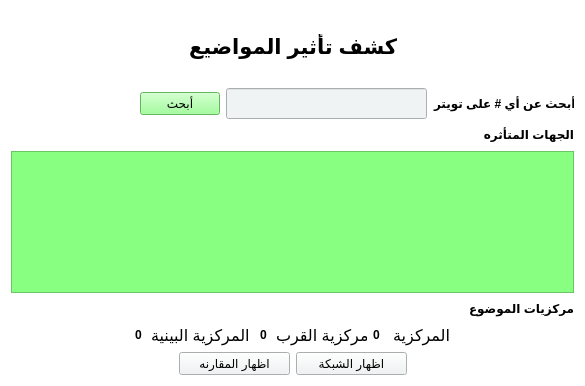
<?xml version="1.0" encoding="UTF-8"?>
<ui version="4.0">
 <class>s</class>
 <widget class="QWidget" name="s">
  <property name="geometry">
   <rect>
    <x>0</x>
    <y>0</y>
    <width>585</width>
    <height>386</height>
   </rect>
  </property>
  <property name="windowTitle">
   <string>Form</string>
  </property>
  <property name="styleSheet">
   <string notr="true">background-color: rgb(255, 255, 255);</string>
  </property>
  <layout class="QHBoxLayout" name="horizontalLayout_7">
   <item>
    <layout class="QVBoxLayout" name="verticalLayout">
     <item>
      <layout class="QHBoxLayout" name="horizontalLayout_2">
       <item>
        <spacer name="horizontalSpacer_2">
         <property name="orientation">
          <enum>Qt::Horizontal</enum>
         </property>
         <property name="sizeHint" stdset="0">
          <size>
           <width>178</width>
           <height>20</height>
          </size>
         </property>
        </spacer>
       </item>
       <item>
        <widget class="QLabel" name="label">
         <property name="minimumSize">
          <size>
           <width>201</width>
           <height>71</height>
          </size>
         </property>
         <property name="text">
          <string>&lt;html&gt;&lt;head/&gt;&lt;body&gt;&lt;p&gt;&lt;span style=&quot; font-size:16pt; font-weight:600;&quot;&gt;كشف تأثير المواضيع&lt;/span&gt;&lt;/p&gt;&lt;/body&gt;&lt;/html&gt;</string>
         </property>
        </widget>
       </item>
       <item>
        <spacer name="horizontalSpacer">
         <property name="orientation">
          <enum>Qt::Horizontal</enum>
         </property>
         <property name="sizeHint" stdset="0">
          <size>
           <width>168</width>
           <height>20</height>
          </size>
         </property>
        </spacer>
       </item>
      </layout>
     </item>
     <item>
      <layout class="QHBoxLayout" name="horizontalLayout">
       <item>
        <spacer name="horizontalSpacer_5">
         <property name="orientation">
          <enum>Qt::Horizontal</enum>
         </property>
         <property name="sizeHint" stdset="0">
          <size>
           <width>208</width>
           <height>20</height>
          </size>
         </property>
        </spacer>
       </item>
       <item>
        <widget class="QPushButton" name="pushButton">
         <property name="styleSheet">
          <string notr="true">background-color: rgb(137, 255, 129);</string>
         </property>
         <property name="text">
          <string>أبحث</string>
         </property>
        </widget>
       </item>
       <item>
        <widget class="QLineEdit" name="input">
         <property name="minimumSize">
          <size>
           <width>201</width>
           <height>31</height>
          </size>
         </property>
         <property name="toolTip">
          <string>&lt;html&gt;&lt;head/&gt;&lt;body&gt;&lt;p&gt; sjnsjjsd&lt;/p&gt;&lt;/body&gt;&lt;/html&gt;</string>
         </property>
         <property name="styleSheet">
          <string notr="true">background-color: rgb(239, 243, 244);
gridline-color: rgb(239, 243, 244);
border-color: rgb(239, 243, 244);
</string>
         </property>
         <property name="text">
          <string/>
         </property>
        </widget>
       </item>
       <item>
        <widget class="QLabel" name="label_7">
         <property name="minimumSize">
          <size>
           <width>141</width>
           <height>20</height>
          </size>
         </property>
         <property name="text">
          <string>&lt;html&gt;&lt;head/&gt;&lt;body&gt;&lt;p align=&quot;right&quot;&gt;&lt;span style=&quot; font-weight:600;&quot;&gt;أبحث عن أي # على تويتر&lt;/span&gt;&lt;/p&gt;&lt;/body&gt;&lt;/html&gt;</string>
         </property>
        </widget>
       </item>
      </layout>
     </item>
     <item>
      <layout class="QHBoxLayout" name="horizontalLayout_3">
       <item>
        <spacer name="horizontalSpacer_3">
         <property name="orientation">
          <enum>Qt::Horizontal</enum>
         </property>
         <property name="sizeHint" stdset="0">
          <size>
           <width>448</width>
           <height>20</height>
          </size>
         </property>
        </spacer>
       </item>
       <item>
        <widget class="QLabel" name="label_6">
         <property name="minimumSize">
          <size>
           <width>101</width>
           <height>20</height>
          </size>
         </property>
         <property name="text">
          <string>&lt;html&gt;&lt;head/&gt;&lt;body&gt;&lt;p align=&quot;right&quot;&gt;&lt;span style=&quot; font-weight:600;&quot;&gt;الجهات المتأثره&lt;/span&gt;&lt;/p&gt;&lt;/body&gt;&lt;/html&gt;</string>
         </property>
        </widget>
       </item>
      </layout>
     </item>
     <item>
      <widget class="QScrollArea" name="scrollArea">
       <property name="minimumSize">
        <size>
         <width>561</width>
         <height>131</height>
        </size>
       </property>
       <property name="styleSheet">
        <string notr="true">background-color: rgb(137, 255, 129);</string>
       </property>
       <property name="widgetResizable">
        <bool>true</bool>
       </property>
       <widget class="QWidget" name="scrollAreaWidgetContents">
        <property name="geometry">
         <rect>
          <x>0</x>
          <y>0</y>
          <width>563</width>
          <height>130</height>
         </rect>
        </property>
       </widget>
      </widget>
     </item>
     <item>
      <layout class="QHBoxLayout" name="horizontalLayout_4">
       <item>
        <spacer name="horizontalSpacer_4">
         <property name="orientation">
          <enum>Qt::Horizontal</enum>
         </property>
         <property name="sizeHint" stdset="0">
          <size>
           <width>458</width>
           <height>20</height>
          </size>
         </property>
        </spacer>
       </item>
       <item>
        <widget class="QLabel" name="label_5">
         <property name="minimumSize">
          <size>
           <width>101</width>
           <height>20</height>
          </size>
         </property>
         <property name="text">
          <string>&lt;html&gt;&lt;head/&gt;&lt;body&gt;&lt;p align=&quot;right&quot;&gt;&lt;span style=&quot; font-weight:600;&quot;&gt;مركزيات الموضوع&lt;/span&gt;&lt;/p&gt;&lt;/body&gt;&lt;/html&gt;</string>
         </property>
        </widget>
       </item>
      </layout>
     </item>
     <item>
      <layout class="QHBoxLayout" name="horizontalLayout_5">
       <item>
        <spacer name="horizontalSpacer_10">
         <property name="orientation">
          <enum>Qt::Horizontal</enum>
         </property>
         <property name="sizeHint" stdset="0">
          <size>
           <width>88</width>
           <height>17</height>
          </size>
         </property>
        </spacer>
       </item>
       <item>
        <widget class="QLabel" name="dlabel_3">
         <property name="styleSheet">
          <string notr="true"/>
         </property>
         <property name="text">
          <string>&lt;html&gt;&lt;head/&gt;&lt;body&gt;&lt;p align=&quot;right&quot;&gt;&lt;span style=&quot; font-size:9pt; font-weight:600;&quot;&gt;0 &lt;/span&gt;&lt;/p&gt;&lt;/body&gt;&lt;/html&gt;</string>
         </property>
        </widget>
       </item>
       <item>
        <widget class="QLabel" name="label_3">
         <property name="minimumSize">
          <size>
           <width>101</width>
           <height>21</height>
          </size>
         </property>
         <property name="maximumSize">
          <size>
           <width>106</width>
           <height>21</height>
          </size>
         </property>
         <property name="text">
          <string>&lt;html&gt;&lt;head/&gt;&lt;body&gt;&lt;p align=&quot;right&quot;&gt;&lt;span style=&quot; font-size:12pt;&quot;&gt;المركزية البينية &lt;/span&gt;&lt;/p&gt;&lt;/body&gt;&lt;/html&gt;</string>
         </property>
        </widget>
       </item>
       <item>
        <widget class="QLabel" name="dlabel_2">
         <property name="styleSheet">
          <string notr="true"/>
         </property>
         <property name="text">
          <string>&lt;html&gt;&lt;head/&gt;&lt;body&gt;&lt;p align=&quot;right&quot;&gt;&lt;span style=&quot; font-size:9pt; font-weight:600;&quot;&gt;0 &lt;/span&gt;&lt;/p&gt;&lt;/body&gt;&lt;/html&gt;</string>
         </property>
        </widget>
       </item>
       <item>
        <widget class="QLabel" name="label_4">
         <property name="minimumSize">
          <size>
           <width>91</width>
           <height>21</height>
          </size>
         </property>
         <property name="maximumSize">
          <size>
           <width>91</width>
           <height>21</height>
          </size>
         </property>
         <property name="text">
          <string>&lt;html&gt;&lt;head/&gt;&lt;body&gt;&lt;p align=&quot;right&quot;&gt;&lt;span style=&quot; font-size:12pt;&quot;&gt;مركزية القرب&lt;/span&gt;&lt;/p&gt;&lt;/body&gt;&lt;/html&gt;</string>
         </property>
        </widget>
       </item>
       <item>
        <widget class="QLabel" name="dlabel">
         <property name="styleSheet">
          <string notr="true"/>
         </property>
         <property name="text">
          <string>&lt;html&gt;&lt;head/&gt;&lt;body&gt;&lt;p align=&quot;right&quot;&gt;&lt;span style=&quot; font-size:9pt; font-weight:600;&quot;&gt;0 &lt;/span&gt;&lt;/p&gt;&lt;/body&gt;&lt;/html&gt;</string>
         </property>
        </widget>
       </item>
       <item>
        <widget class="QLabel" name="label_2">
         <property name="minimumSize">
          <size>
           <width>61</width>
           <height>21</height>
          </size>
         </property>
         <property name="maximumSize">
          <size>
           <width>61</width>
           <height>21</height>
          </size>
         </property>
         <property name="text">
          <string>&lt;html&gt;&lt;head/&gt;&lt;body&gt;&lt;p align=&quot;right&quot;&gt;&lt;span style=&quot; font-size:12pt;&quot;&gt;المركزية&lt;/span&gt;&lt;/p&gt;&lt;/body&gt;&lt;/html&gt;</string>
         </property>
        </widget>
       </item>
       <item>
        <spacer name="horizontalSpacer_9">
         <property name="orientation">
          <enum>Qt::Horizontal</enum>
         </property>
         <property name="sizeHint" stdset="0">
          <size>
           <width>78</width>
           <height>17</height>
          </size>
         </property>
        </spacer>
       </item>
      </layout>
     </item>
     <item>
      <layout class="QHBoxLayout" name="horizontalLayout_6">
       <item>
        <spacer name="horizontalSpacer_7">
         <property name="orientation">
          <enum>Qt::Horizontal</enum>
         </property>
         <property name="sizeHint" stdset="0">
          <size>
           <width>158</width>
           <height>20</height>
          </size>
         </property>
        </spacer>
       </item>
       <item>
        <widget class="QPushButton" name="comapreButton">
         <property name="minimumSize">
          <size>
           <width>111</width>
           <height>23</height>
          </size>
         </property>
         <property name="styleSheet">
          <string notr="true">background-color: rgb(239, 243, 244);</string>
         </property>
         <property name="text">
          <string>اظهار المقارنه</string>
         </property>
        </widget>
       </item>
       <item>
        <widget class="QPushButton" name="networkButton">
         <property name="minimumSize">
          <size>
           <width>111</width>
           <height>23</height>
          </size>
         </property>
         <property name="styleSheet">
          <string notr="true">background-color: rgb(239, 243, 244);</string>
         </property>
         <property name="text">
          <string>اظهار الشبكة</string>
         </property>
        </widget>
       </item>
       <item>
        <spacer name="horizontalSpacer_6">
         <property name="orientation">
          <enum>Qt::Horizontal</enum>
         </property>
         <property name="sizeHint" stdset="0">
          <size>
           <width>158</width>
           <height>20</height>
          </size>
         </property>
        </spacer>
       </item>
      </layout>
     </item>
    </layout>
   </item>
  </layout>
 </widget>
 <resources/>
 <connections/>
</ui>
